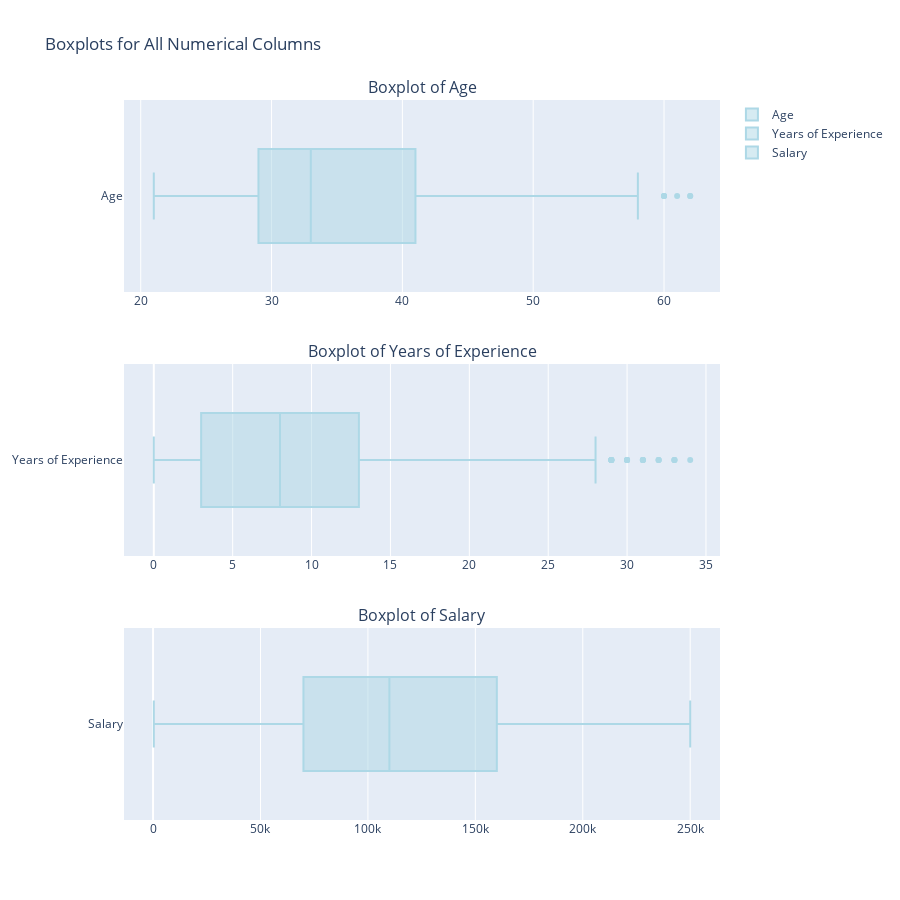

Notebook code cell kept with this figure:
### Code cell
import plotly.graph_objects as go
from plotly.subplots import make_subplots

import pandas as pd

# Select numeric columns only
numeric_cols = df.select_dtypes(include='number').columns

# Create subplot layout
fig = make_subplots(rows=len(numeric_cols), cols=1, shared_xaxes=False,
                    subplot_titles=[f'Boxplot of {col}' for col in numeric_cols],
                    vertical_spacing=0.1)

# Add one boxplot per numeric column
for i, col in enumerate(numeric_cols, start=1):
    fig.add_trace(
        go.Box(x=df[col], name=col, orientation='h', marker_color='lightblue'),
        row=i, col=1
    )

# Update layout
fig.update_layout(height=300 * len(numeric_cols), title_text="Boxplots for All Numerical Columns", showlegend=True)

fig.show()

### Figure 1 — Plotly figure (JSON) as saved in the notebook; plotly's stock layout.template omitted (floating-point values rounded to 4 significant figures; data arrays with more than 128 entries replaced by an {"elided": "..."} marker saying what was removed)
{"data": [{"marker": {"color": "lightblue"}, "name": "Age", "orientation": "h", "type": "box", "x": {"elided": "1786 float values"}, "xaxis": "x", "yaxis": "y"}, {"marker": {"color": "lightblue"}, "name": "Years of Experience", "orientation": "h", "type": "box", "x": {"elided": "1786 float values"}, "xaxis": "x2", "yaxis": "y2"}, {"marker": {"color": "lightblue"}, "name": "Salary", "orientation": "h", "type": "box", "x": {"elided": "1786 float values"}, "xaxis": "x3", "yaxis": "y3"}], "layout": {"annotations": [{"font": {"size": 16}, "showarrow": false, "text": "Boxplot of Age", "x": 0.5, "xanchor": "center", "xref": "paper", "y": 1, "yanchor": "bottom", "yref": "paper"}, {"font": {"size": 16}, "showarrow": false, "text": "Boxplot of Years of Experience", "x": 0.5, "xanchor": "center", "xref": "paper", "y": 0.6333, "yanchor": "bottom", "yref": "paper"}, {"font": {"size": 16}, "showarrow": false, "text": "Boxplot of Salary", "x": 0.5, "xanchor": "center", "xref": "paper", "y": 0.2667, "yanchor": "bottom", "yref": "paper"}], "height": 900, "showlegend": true, "title": {"text": "Boxplots for All Numerical Columns"}, "xaxis": {"anchor": "y", "domain": [0, 1]}, "xaxis2": {"anchor": "y2", "domain": [0, 1]}, "xaxis3": {"anchor": "y3", "domain": [0, 1]}, "yaxis": {"anchor": "x", "domain": [0.7333, 1]}, "yaxis2": {"anchor": "x2", "domain": [0.3667, 0.6333]}, "yaxis3": {"anchor": "x3", "domain": [0, 0.2667]}}}
